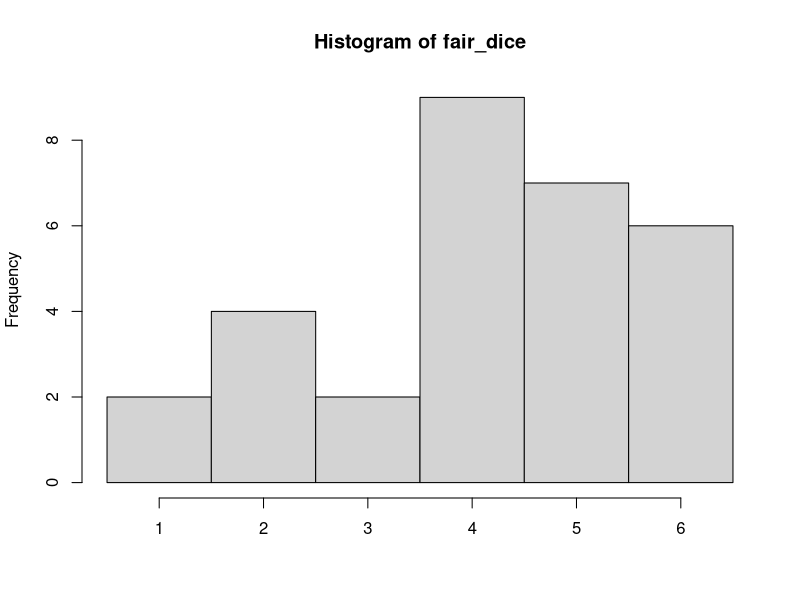
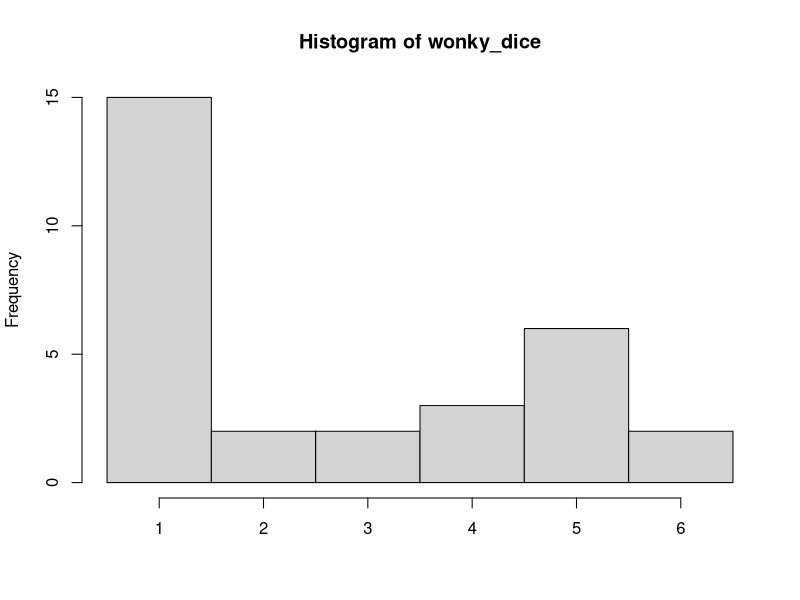
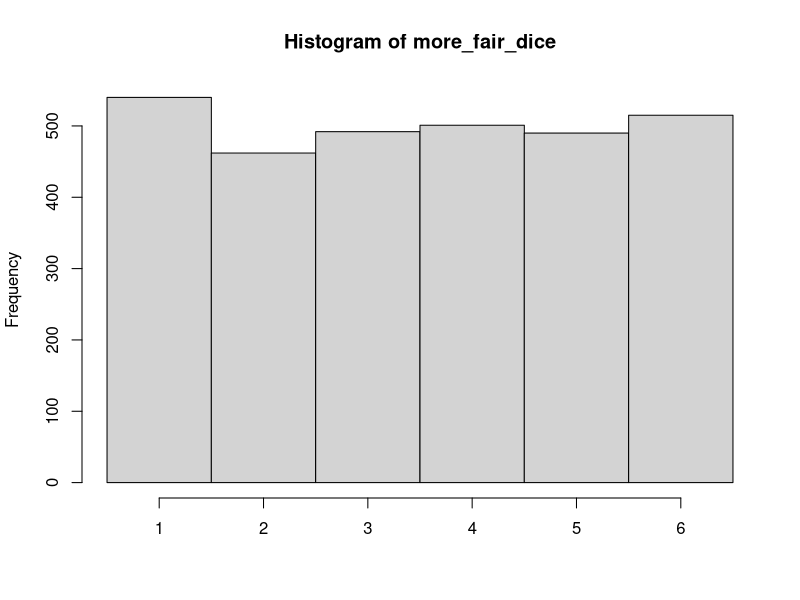

Reproduce these figures in R, in order.
## ---- chunk 1
# set.seed(212) # for reproducible random numbers  
fair_dice <- sample(1:6, 30, replace = T)  
cat(fair_dice) 
## ---- chunk 2
hist(fair_dice, breaks = 0.5:6.5, xlab = NULL)
## ---- chunk 3
wonky_dice <- sample(c(1:6, rep(c(1, 5), 6)), 30, replace = T)
cat(wonky_dice)
## ---- chunk 4
hist(wonky_dice, breaks = 0.5:6.5, xlab = NULL)
## ---- chunk 5
# set.seed(212) # for reproducible random numbers  
more_fair_dice <- sample(1:6, 3000, replace = T)  
hist(more_fair_dice, breaks = 0.5:6.5, xlab = NULL)
